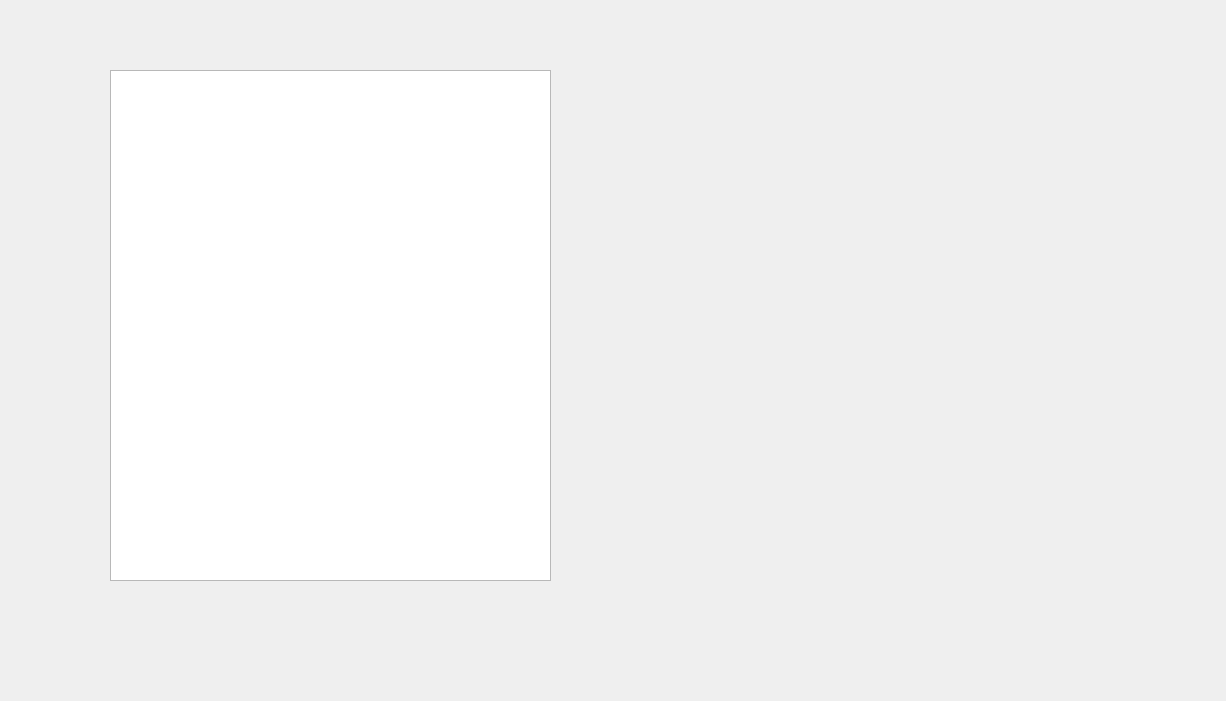
<?xml version="1.0" encoding="UTF-8"?>
<ui version="4.0">
 <class>fileaccess</class>
 <widget class="QDialog" name="fileaccess">
  <property name="geometry">
   <rect>
    <x>0</x>
    <y>0</y>
    <width>1226</width>
    <height>701</height>
   </rect>
  </property>
  <property name="windowTitle">
   <string>Dialog</string>
  </property>
  <widget class="QTreeView" name="listoffiles">
   <property name="geometry">
    <rect>
     <x>110</x>
     <y>70</y>
     <width>441</width>
     <height>511</height>
    </rect>
   </property>
  </widget>
 </widget>
 <resources/>
 <connections/>
</ui>
